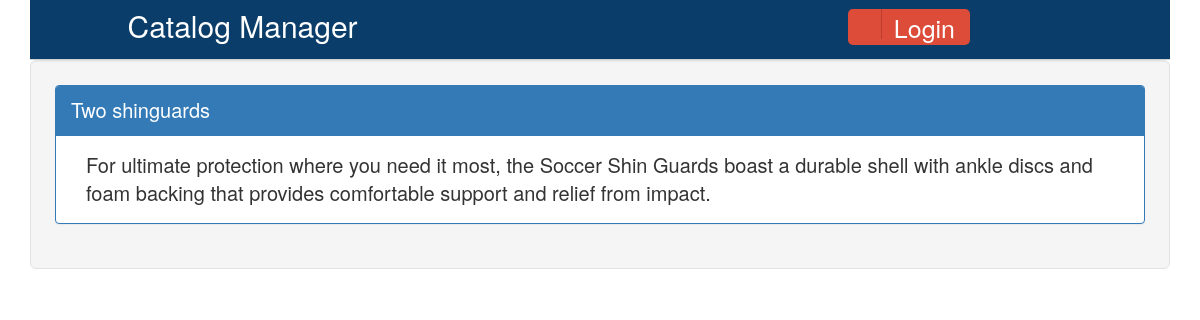
/catalog/1/items/3, run on the app's committed database.
### database_setup.py (models this page shows, shortened)
class Item(Base):
    __tablename__ = 'item'
    itemName =Column(String(80), nullable = False)
    id = Column(Integer, primary_key = True)
    description = Column(String(250))
    category_id = Column(Integer,ForeignKey('category.id'))
    category = relationship(Category)
    user_id = Column(Integer, ForeignKey('user.id'))
    user = relationship(User)

### catalogMngr.py (the view)
@app.route('/catalog/<int:category_id>/items/<int:item_id>')
def showCategoryItem(category_id, item_id):
    isLoggedIn = 'username' in login_session
    category = session.query(Category).filter_by(id=category_id).first()
    categoryItem = session.query(Item).filter_by\
                   (id = item_id, category_id=category_id).first()
    return render_template('item.html', item = categoryItem, \
                           isLoggedIn=isLoggedIn)

### templates/item.html (shortened to what this page needs)
{% extends "main.html" %}
{% block content %}
<div class="well well-lg">
    <div class="panel panel-primary">
        <div class="panel-heading">{{item.itemName}}</div>
        <div class="panel-body">
            <div class="col-sm-12">
                {{item.description}}
            </div>
        </div>
    </div>
</div>
{% endblock %}

### static/styles.css (style rules this page uses)
body { font-size: 2.0rem; }

### data on the page
Item: itemName "Two shinguards", description "For ultimate protection where you need it most, the Soccer Shin Guards boast a durable shell with ankle discs and foam backing that provides comfortable support and relief from impact."
